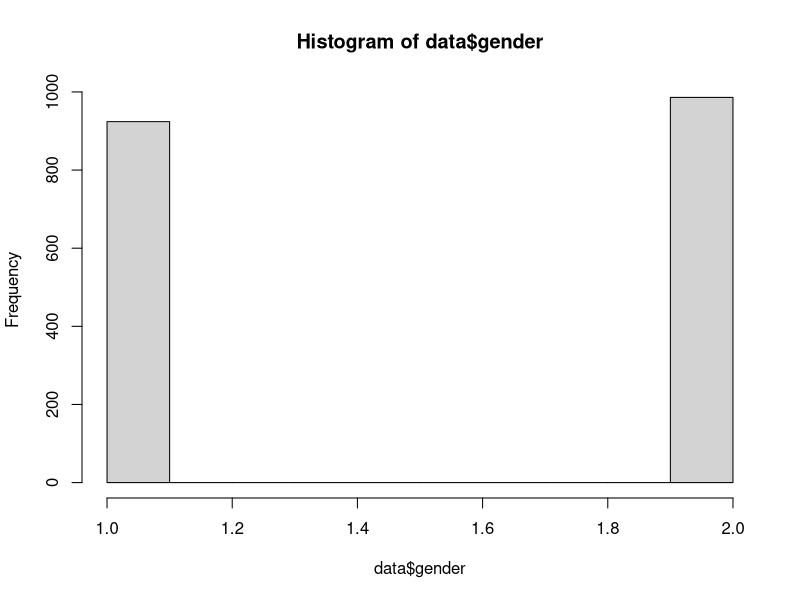
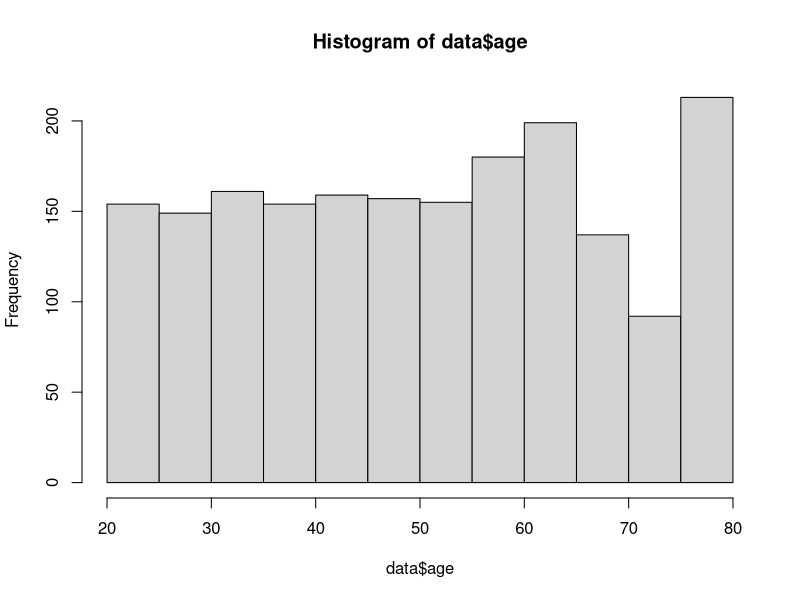
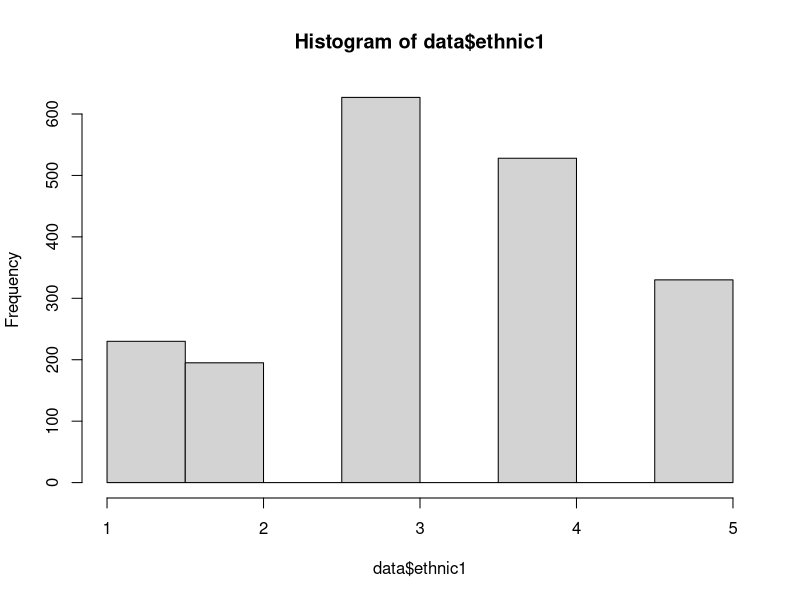
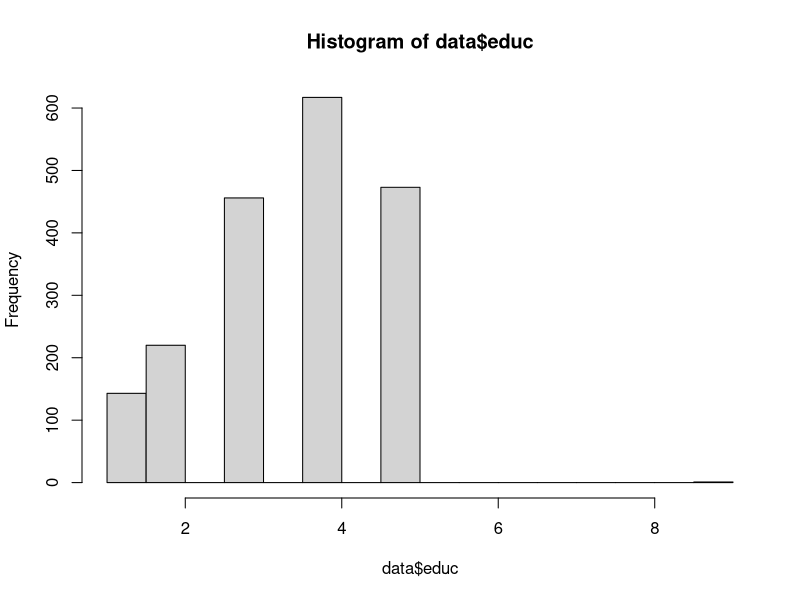
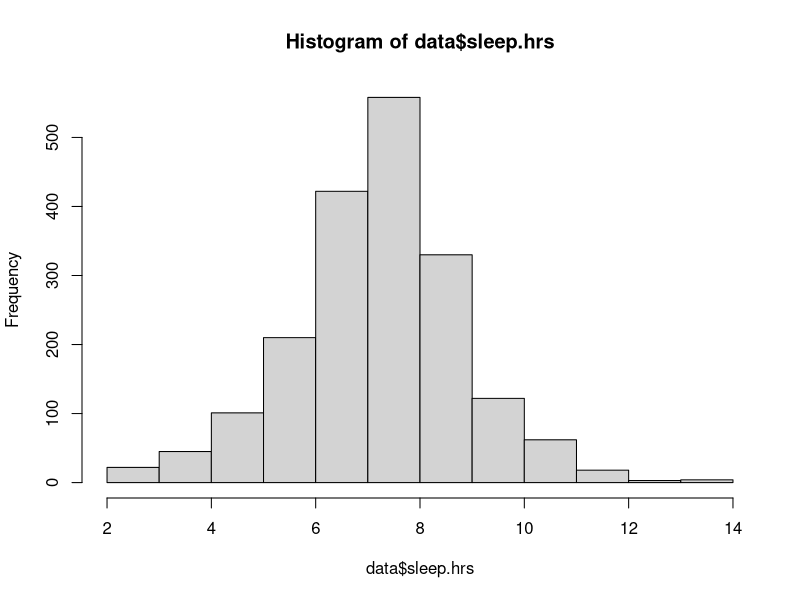
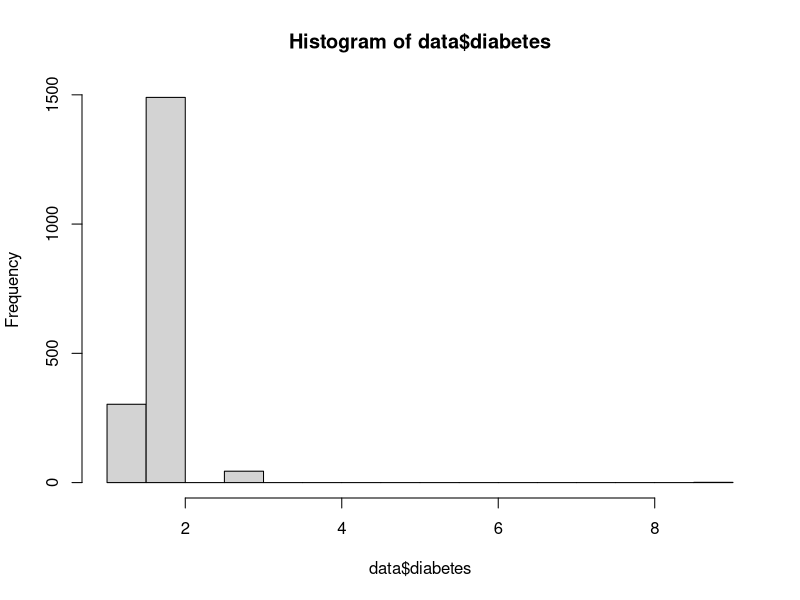
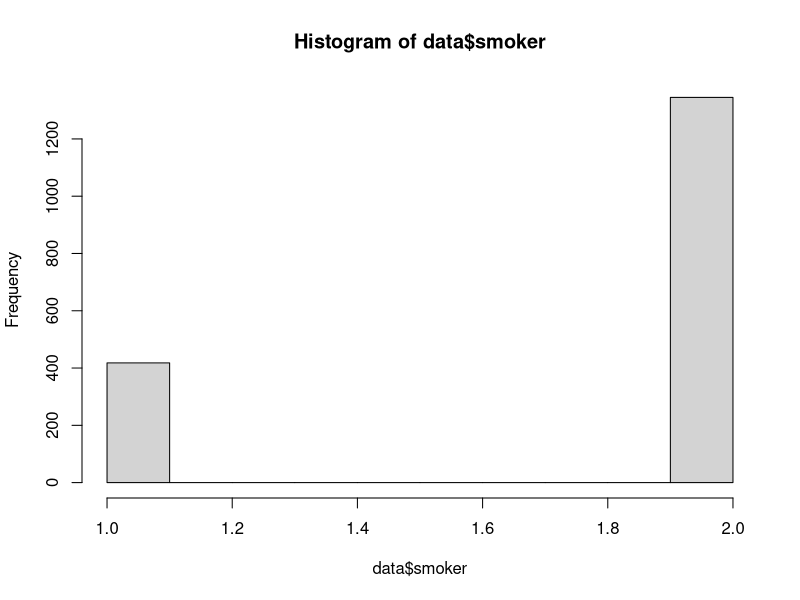
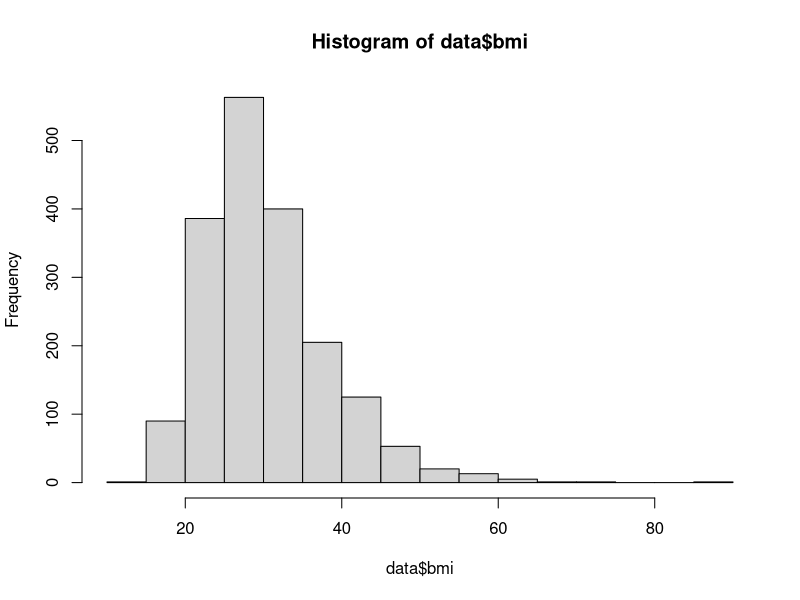

Recreate these plots in R, in order. (Note: this script raises an error after producing the figures.)
## ---- chunk 1
knitr::opts_chunk$set(echo = TRUE)
## ---- chunk 2
library(tidyverse)
## ---- chunk 3
# Load the CSV file
data <- read.csv("final_cardiac_data.csv")
data_clean = read.csv("final_cardiac_data.csv")
# Data Overview
head(data)
str(data)

# Find all NA value
data[!complete.cases(data), ]

# Find column with NA
columns_with_na <- colSums(is.na(data)) > 0; columns_with_na
## ---- chunk 4
hist(data$gender)
hist(data$age)
hist(data$ethnic1)
hist(data$educ)
hist(data$sleep.hrs)
hist(data$diabetes)
hist(data$smoker)
hist(data$bmi)
## ---- chunk 5
data <- select(data, -c("X", "seqn"))

BMI_NA = sum(is.na(data$bmi)) # 46 missing values
length(data$bmi)
BMI_perc_NA = round((sum(is.na(data$bmi))/length(data$bmi))*100,4)
# only 46/1910 (~4%) of the data in the bmi column is missing
hist(data$bmi)
## ---- chunk 6
# median imputation
data_clean$bmi <- ifelse(is.na(data$bmi), median(data$bmi), data$bmi)
hist(data_clean$bmi, col = "lightblue", main = "BMI Distribution", xlab = "BMI")
## ---- chunk 7
summary(data)
## ---- chunk 8
# Remove all na value, and find the relation between each variable
data <- data[, !(names(data) %in% c("X", "seqn"))]
data_no_na <- na.omit(data)
cor_matrix <- cor(data_no_na)
heatmap(cor_matrix)
pairs(data_no_na)
## ---- chunk 9
## code for model to fill in missing values (for ryan )
bmi_model = lm(bmi ~ educ + age + gender + ethnic1, data = na.omit(data))
summary(bmi_model) # R^4 = 0.01365
# educ and age are insignificant predictors, so we drop them from the model
bmi_model = lm(bmi ~ gender + ethnic1, data = na.omit(data))
summary(bmi_model) 

# Find rows with missing values
rows_with_na <- is.na(data$bmi)
# Select the rows with missing values
data_missing <- data[rows_with_na, ]
# Use the linear regression model to predict 'bmi'
predicted_values <- predict(bmi_model, newdata = data_missing)
# Replace the missing values with the predicted values in the original data frame
data$bmi[rows_with_na] <- predicted_values
## ---- chunk 10
## EXTRA -- WORK IN PROGRESS
ggplot(data_clean, aes(x = bmi, group = factor(event))) +
  geom_boxplot() +
  ggtitle("BMI Distribution by Cardiac Arrest") +
  xlab("BMI") +
  ylab("Cardiac Event")
## ---- chunk 11
## EXTRA -- WORK IN PROGRESS
ggplot(data_clean, aes(x = bmi, group = factor(event))) +
  geom_boxplot() +
  ggtitle("BMI Distribution by Cardiac Arrest") +
  xlab("BMI") +
  ylab("Cardiac Event")
## ---- chunk 12
# RESPONSE VARABLE BREAKDOWN
prop.table(table(data$event))
## ---- chunk 13
# Table 1: Descriptive statistics for cardiac event predictors

## Categorical Predictors

table(data$gender)
round(prop.table(table(data$gender))*100, 4)

## TO-DO: age has a lot of bins right now...
table(data$age)
round(prop.table(table(data$age))*100, 4)

## recoded as per the guidelines
data <- data %>%
  mutate(ethnic1 = case_when(
    ethnic1 == 1 ~ "White",
    ethnic1 == 2 ~ "Other",
    ethnic1 == 3 ~ "White",
    ethnic1 == 4 ~ "Black",
    ethnic1 == 5 ~ "Other",
    TRUE ~ as.character(ethnic1)
  ))
table(data$ethnic1)
round(prop.table(table(data$ethnic1))*100, 2)

table(data$educ)
round(prop.table(table(data$educ))*100, 4)

table(data$diabetes)
round(prop.table(table(data$diabetes))*100, 2)

table(data$smoker)
round(prop.table(table(data$smoker))*100, 2)

# recoded bmi
data$bmi.cat <- cut(data$bmi, breaks=c(-Inf, 18.5, 24.9, 29.9, Inf), labels=c("Underweight","Normal","Overweight", "Obese"))
table(data$bmi.cat)
round(prop.table(table(data$bmi.cat))*100, 4)

## ---- chunk 14
summary(data$sleep.hrs)
## ---- chunk 15
table(data$gender)
round(prop.table(table(data$gender))*100, 4)

data %>%
  filter(gender == 1) %>%  # males
  summarise(
    count_0 = sum(event == 0),
    count_1 = sum(event == 1),
    prop_0 = round(count_0 / n(), 4)*100,
    prop_1 = round(count_1 / n(), 4)*100
  )

data %>%
  filter(gender == 2) %>%  # females
  summarise(
    count_0 = sum(event == 0),
    count_1 = sum(event == 1),
    prop_0 = round(count_0 / n(), 4)*100,
    prop_1 = round(count_1 / n(), 4)*100
  )

### 

data %>%
  filter(ethnic1 == 'White') %>%  
  summarise(
    count_0 = sum(event == 0),
    count_1 = sum(event == 1),
    prop_0 = round(count_0 / n(), 4)*100,
    prop_1 = round(count_1 / n(), 4)*100
  )


data %>%
  filter(ethnic1 == 'Black') %>%  
  summarise(
    count_0 = sum(event == 0),
    count_1 = sum(event == 1),
    prop_0 = round(count_0 / n(), 4)*100,
    prop_1 = round(count_1 / n(), 4)*100
  )


data %>%
  filter(ethnic1 == 'Other') %>%  
  summarise(
    count_0 = sum(event == 0),
    count_1 = sum(event == 1),
    prop_0 = round(count_0 / n(), 4)*100,
    prop_1 = round(count_1 / n(), 4)*100
  )

###

data %>%
  filter(bmi.cat == 'Underweight') %>%  
  summarise(
    count_0 = sum(event == 0),
    count_1 = sum(event == 1),
    prop_0 = round(count_0 / n(), 4)*100,
    prop_1 = round(count_1 / n(), 4)*100
  )

data %>%
  filter(bmi.cat == 'Normal') %>%  
  summarise(
    count_0 = sum(event == 0),
    count_1 = sum(event == 1),
    prop_0 = round(count_0 / n(), 4)*100,
    prop_1 = round(count_1 / n(), 4)*100
  )

data %>%
  filter(bmi.cat == 'Overweight') %>%  
  summarise(
    count_0 = sum(event == 0),
    count_1 = sum(event == 1),
    prop_0 = round(count_0 / n(), 4)*100,
    prop_1 = round(count_1 / n(), 4)*100
  )

data %>%
  filter(bmi.cat == 'Obese') %>%  
  summarise(
    count_0 = sum(event == 0),
    count_1 = sum(event == 1),
    prop_0 = round(count_0 / n(), 4)*100,
    prop_1 = round(count_1 / n(), 4)*100
  )

###

data %>%
  filter(educ == 1) %>%  
  summarise(
    count_0 = sum(event == 0),
    count_1 = sum(event == 1),
    prop_0 = round(count_0 / n(), 4)*100,
    prop_1 = round(count_1 / n(), 4)*100
  )

data %>%
  filter(educ == 2) %>%  
  summarise(
    count_0 = sum(event == 0),
    prop_0 = round(count_0 / n(), 4)*100,
    count_1 = sum(event == 1),
    prop_1 = round(count_1 / n(), 4)*100
  )

data %>%
  filter(educ == 3) %>%  
  summarise(
    count_0 = sum(event == 0),
    prop_0 = round(count_0 / n(), 4)*100,
    count_1 = sum(event == 1),
    prop_1 = round(count_1 / n(), 4)*100
  )

data %>%
  filter(educ == 4) %>%  
  summarise(
    count_0 = sum(event == 0),
    prop_0 = round(count_0 / n(), 4)*100,
    count_1 = sum(event == 1),
    prop_1 = round(count_1 / n(), 4)*100
  )

data %>%
  filter(educ == 5) %>%  
  summarise(
    count_0 = sum(event == 0),
    prop_0 = round(count_0 / n(), 4)*100,
    count_1 = sum(event == 1),
    prop_1 = round(count_1 / n(), 4)*100
  )

###

data %>%
  filter(diabetes == 0) %>%  
  summarise(
    count_0 = sum(event == 0),
    prop_0 = round(count_0 / n(), 4)*100,
    count_1 = sum(event == 1),
    prop_1 = round(count_1 / n(), 4)*100
  )


data %>%
  filter(diabetes == 1) %>%  
  summarise(
    count_0 = sum(event == 0),
    prop_0 = round(count_0 / n(), 4)*100,
    count_1 = sum(event == 1),
    prop_1 = round(count_1 / n(), 4)*100
  )

###

data %>%
  filter(smoker == 1) %>%  
  summarise(
    count_0 = sum(event == 0),
    prop_0 = round(count_0 / n(), 4)*100,
    count_1 = sum(event == 1),
    prop_1 = round(count_1 / n(), 4)*100
  )

## ---- chunk 16

###

contingency_table <- table(data$event, data$gender)
chisq.test(contingency_table)

###

data$ethnic1.cat <- factor(data$ethnic1.cat)
contingency_table <- table(data$event, data$ethnic1.cat)
chisq.test(contingency_table)

###

data$bmi.cat <- factor(data$bmi.cat)
contingency_table <- table(data$event, data$bmi.cat)
chisq.test(contingency_table)

###
data$educ<- factor(data$educ)
contingency_table <- table(data$event, data$educ)
chisq.test(contingency_table)

###

data$diabetes<- factor(data$diabetes)
contingency_table <- table(data$event, data$diabetes)
chisq.test(contingency_table)

###

data$smoker<- factor(data$smoker)
contingency_table <- table(data$event, data$smoker)
chisq.test(contingency_table)

